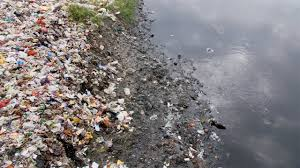
#> input picture waste_detection/images/test.jpg, 300 x 168 px
$ python detect_waste.py
#> lines starting #> are read from the running program, lines starting #| are printed output that depends on the picture
import cv2

# IMAGE PATH
IMAGE_PATH = "images/test.jpg"
OUTPUT_PATH = "output/result.jpg"

# Read image
img = cv2.imread(IMAGE_PATH)
#> img is the input picture: shape (168, 300, 3); mean B, G, R 125.1, 124.6, 129.4

if img is None:
    print("❌ Image not found")
    exit()

# Dummy waste detection (rectangle)
h, w, _ = img.shape
#> h = 168; w = 300

# Draw bounding box (demo)
start_point = (int(w*0.1), int(h*0.4))
#> start_point = (30, 67)
end_point = (int(w*0.9), int(h*0.9))
#> end_point = (270, 151)
color = (0, 0, 255)  # Red
thickness = 3

cv2.rectangle(img, start_point, end_point, color, thickness)

# Label
cv2.putText(
    img,
    "WASTE DETECTED",
    (start_point[0], start_point[1] - 10),
    cv2.FONT_HERSHEY_SIMPLEX,
    0.9,
    (0, 0, 255),
    2
)
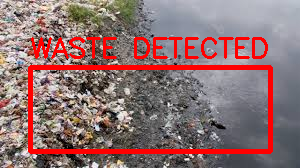
#> img: shape (168, 300, 3); mean B, G, R 112.5, 112.2, 142.3

# Save output
cv2.imwrite(OUTPUT_PATH, img)

print("✅ Waste detected and output saved")
print(f"📸 Output image: {OUTPUT_PATH}")
